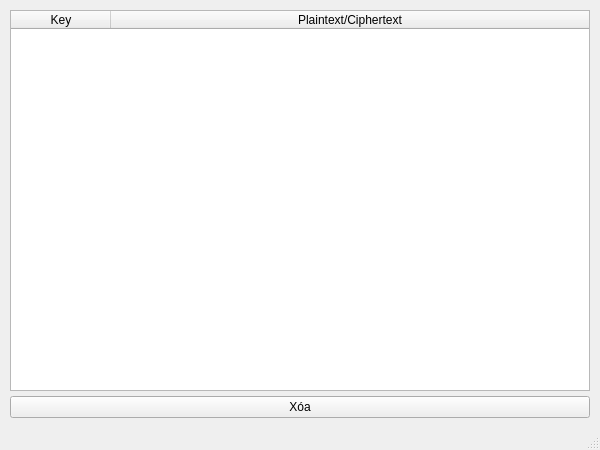
<?xml version="1.0" encoding="UTF-8"?>
<ui version="4.0">
 <class>FileListWindow</class>
 <widget class="QMainWindow" name="FileListWindow">
  <property name="geometry">
   <rect>
    <x>0</x>
    <y>0</y>
    <width>600</width>
    <height>450</height>
   </rect>
  </property>
  <property name="windowTitle">
   <string>File List</string>
  </property>
  <widget class="QWidget" name="centralwidget">
   <layout class="QVBoxLayout" name="verticalLayout">
    <property name="margin">
     <number>10</number>
    </property>
    <property name="spacing">
     <number>5</number>
    </property>
    <item>
     <widget class="QTableWidget" name="tableWidget">
      <property name="sizePolicy">
       <sizepolicy hsizetype="Expanding" vsizetype="Expanding">
        <horstretch>0</horstretch>
        <verstretch>0</verstretch>
       </sizepolicy>
      </property>
      <property name="minimumSize">
       <size>
        <width>0</width>
        <height>0</height>
       </size>
      </property>
      <property name="selectionMode">
       <enum>QAbstractItemView::SingleSelection</enum>
      </property>
      <property name="selectionBehavior">
       <enum>QAbstractItemView::SelectRows</enum>
      </property>
      <property name="editTriggers">
       <set>QAbstractItemView::NoEditTriggers</set>
      </property>
      <column>
       <property name="text">
        <string>Key</string>
       </property>
      </column>
      <column>
       <property name="text">
        <string>Plaintext/Ciphertext</string>
       </property>
      </column>
      <attribute name="horizontalHeaderStretchLastSection">
       <bool>true</bool>
      </attribute>
     </widget>
    </item>
    <item>
     <widget class="QPushButton" name="deleteButton">
      <property name="text">
       <string>Xóa</string>
      </property>
     </widget>
    </item>
   </layout>
  </widget>
  <widget class="QStatusBar" name="statusbar"/>
 </widget>
 <resources/>
 <connections/>
</ui>
